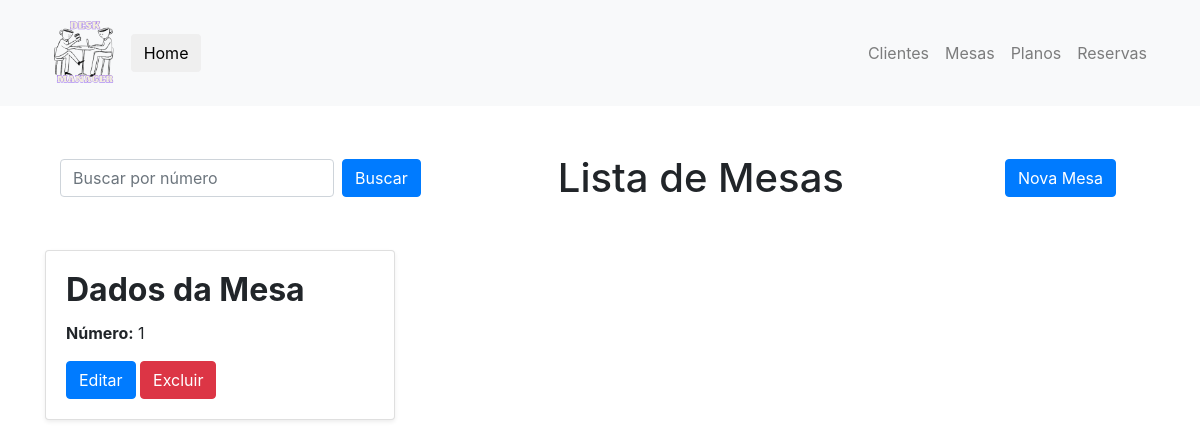
The page /mesas on the database as committed earlier.
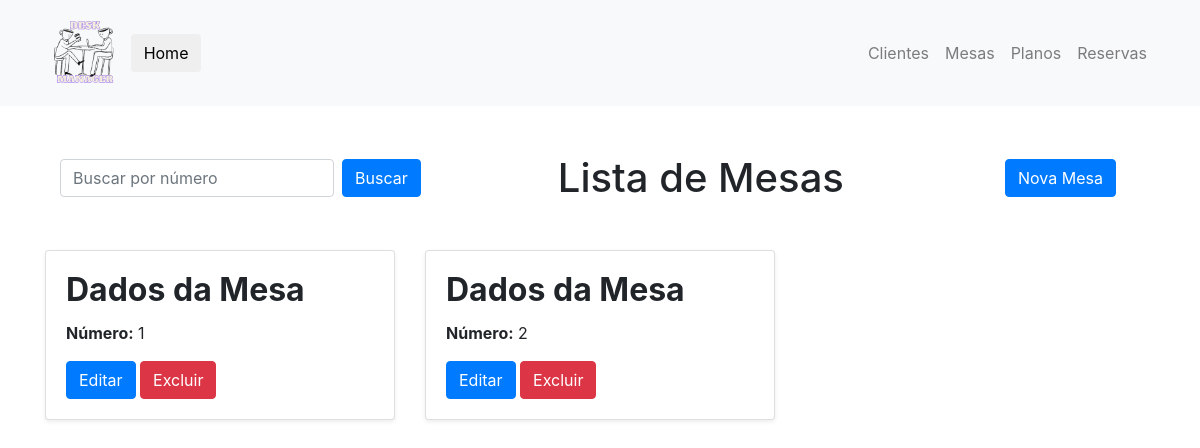
The same page on the database as committed later.
### desk_manager/models.py (models this page shows)
class Mesa(db.Model):
    id: so.Mapped[str] = so.mapped_column(sa.String, primary_key=True, default=generate_hex_id)
    numero: so.Mapped[str] = so.mapped_column(sa.String, unique=True, nullable=False)
    reservas: so.Mapped[list["Reserva"]] = so.relationship("Reserva", back_populates="mesa")
    def to_dict(self):
        return {
            'id': self.id,
            'numero': self.numero
        }

### desk_manager/routes/mesa.py (the view)
@MESA.route('/mesas')
def lista_mesas():
    mesas = Mesa.query.all()
    mesas_dict = [mesa.to_dict() for mesa in mesas]
    return render_template('lista_mesas.html', mesas=mesas_dict)

### desk_manager/templates/lista_mesas.html (shortened to what this page needs)
{% extends "base.html" %}
{% block body %}
<div class="container my-5">
    <div class="d-flex justify-content-between align-items-center mb-5">
        <form id="buscarMesaForm" action="" method="GET" class="form-inline justify-content-center" onsubmit="buscarMesa(event)">
            <input type="text" id="numeroInput" class="form-control mr-2" placeholder="Buscar por número" required>
            <button type="submit" class="btn btn-primary">Buscar</button>
        </form>
        <h1 class="display-5 text-center my-0 offset-mr-1">Lista de Mesas</h1>
        <form action="{{ url_for('mesa.cadastrar_mesa') }}" method="GET" class="mx-4">
            <button type="submit" class="btn btn-primary">Nova Mesa</button>
        </form>
    </div>
</div>
    <div class="row">
        {% if mesa_escolhida %}
            <div class="col-md-6 offset-md-3">
                <h2 class="card-title"><strong>Mesa encontrada!</strong></h2>
                <div class="card shadow-sm">
                    <div class="card-body">
                        <h2 class="card-title"><strong>Dados da Mesa</strong></h2>
                        <p class="card-text"><strong>Número:</strong> {{ mesa_escolhida["numero"] }}</p>
                        <a href="/editar_mesa" class="btn btn-primary">Editar</a>
                        <form action="/cadastrar_mesa" method="POST" style="display:inline;">
                            <button type="submit" class="btn btn-danger">Excluir</button>
                        </form>
                    </div>
                </div>
            </div>
        {% elif mesas %}
            {% for mesa in mesas %}
            <div class="col-md-6 col-lg-4 mb-4">
                <div class="card shadow-sm">
                    <div class="card-body">
                        <h2 class="card-title"><strong>Dados da Mesa</strong></h2>
                        <p class="card-text"><strong>Número:</strong> {{ mesa.numero }}</p>
                        <a href="{{ url_for('mesa.editar_mesa', mesa_id=mesa.id) }}" class="btn btn-primary">Editar</a>
                        <form action="{{ url_for('mesa.excluir_mesa', mesa_id=mesa.id) }}" method="POST" style="display:inline;">
                            <button type="submit" class="btn btn-danger">Excluir</button>
                        </form>
                    </div>
                </div>
            </div>
            {% endfor %}
        {% else %}
            <div class="col-12">
                <p class="text-center">Não há mesas cadastradas.</p>
            </div>
        {% endif %}
    </div>
</div>
{% endblock %}

Rows that differ between the two databases and show on the page:
added Mesa: numero "2"
